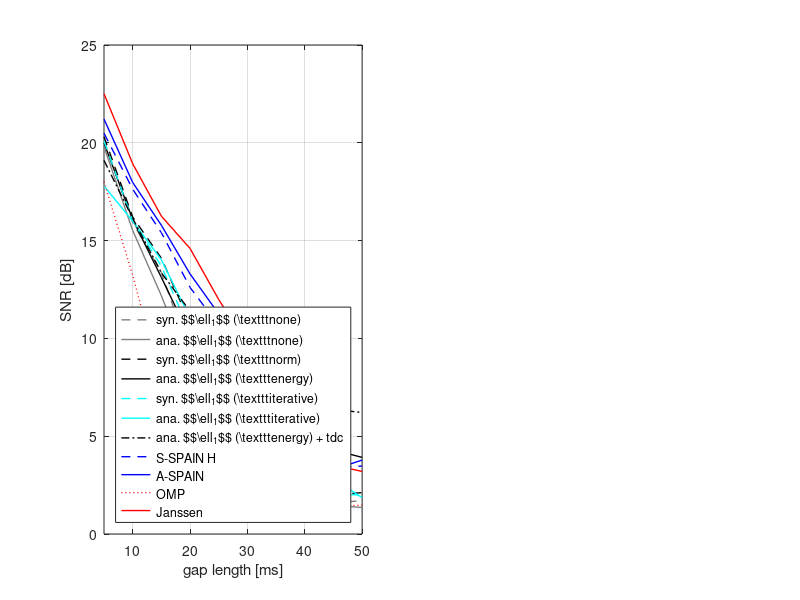

Here is the MATLAB script that generated this plot: (Note: this script raises an error after producing the figure.)
%%%%%%%%%%%%%%%%%%%%%%%%%%%%%%%%%%%%%%%%%%%%%%%%%%%%%%%%%%%%%%%%%%%%%%%%%%%
%                                                                         %
%                    plotting the average performance                     %
%                                                                         %
%%%%%%%%%%%%%%%%%%%%%%%%%%%%%%%%%%%%%%%%%%%%%%%%%%%%%%%%%%%%%%%%%%%%%%%%%%%

for offset = 1:2
    
    if offset == 1
        load('final_test_full');
    else
        load('final_test_half');
    end
    algos = {'syn. $$\ell_1$$ (\texttt{none})',...
             'ana. $$\ell_1$$ (\texttt{none})',...
             'syn. $$\ell_1$$ (\texttt{norm})',...
             'ana. $$\ell_1$$ (\texttt{energy})',...
             'syn. $$\ell_1$$ (\texttt{iterative})',...   
             'ana. $$\ell_1$$ (\texttt{iterative})',...
             'ana. $$\ell_1$$ (\texttt{energy}) + tdc',...
             'S-SPAIN H',...
             'A-SPAIN',...
             'OMP',...
             'Janssen'};

    gaps = 5:5:50;     
    figure

    %            DR        CP        wDR       wCP       reDR      reCP      wCPtdc      S-SPAIN   A-SPAIN,  OMP       Janssen
    colors  = [ .5 .5 .5; .5 .5 .5;  0  0  0;  0  0  0;  0  1  1;  0  1  1;  0  0  0;  0  0  1;  0  0  1;  1  0  0;  1  0  0 ];
    styles  = { '--',      '-',      '--',     '-',      '--',     '-',      '-.',     '--',     '-',      ':',     '-'     };
    markers = { 'none',    'none',   'none',   'none',   'none',   'none',   'none',   'none',   'none',   'none',   'none'  };
    widths  = [ 1,         1,        1,        1,        1,        1,        1,        1,        1,        1,        1       ];
    
    % which metrics to plot
    metrics_l = [ 1,... % SNR
                  0,... % fullSNR
                  1,... % PemoQ ODG
                  0,... % PemoQ PSM
                  0,... % PemoQ PSMt
                  0,... % PEAQ ODG
                  ];

    metrics = {'SNR [dB]','fullSNR [dB]','PemoQ ODG','PemoQ PSM','PemoQ PSMt','PEAQ ODG'};
              
    switch sum(metrics_l)
        case 1
            a = 1; b = 1;
        case 2
            a = 1; b = 2;
        case 3
            a = 1; b = 3;
        case 4
            a = 2; b = 2;
        case {5, 6}
            a = 2; b = 3;
    end           
    i = 0; % counter of the plots
    
    %% plotting the selected metrics
    for j = 1:6
        if metrics_l(j)
            i = i + 1;
            subplot(a,b,i)
            hold on
            for algo = 1:length(algos)

                % reading the data, computing mean values and plotting
                switch j
                    case 1
                        avg_per_algo = mean(SNRs(:,algo,:,:),1,'omitnan');
                        avg_per_algo_and_gap = mean(avg_per_algo,4);   
                        plot(gaps,avg_per_algo_and_gap(:),...
                            'color',colors(algo,:),...
                            'linestyle',styles{algo},...
                            'marker',markers{algo},...
                            'linewidth',widths(algo))
                    case 2
                        avg_per_algo = mean(fullSNRs(:,algo,:),1,'omitnan'); 
                    case 3
                        avg_per_algo = mean(PemoQ.ODGs(:,algo,:),1,'omitnan');
                    case 4
                        avg_per_algo = mean(PemoQ.PSMs(:,algo,:),1,'omitnan');
                    case 5
                        avg_per_algo = mean(PemoQ.PSMts(:,algo,:),1,'omitnan');
                    case 6
                        avg_per_algo = mean(PEAQ(:,algo,:),1,'omitnan');
                end                
                if j > 1
                   plot(gaps,avg_per_algo(:),...
                        'color',colors(algo,:),...
                        'linestyle',styles{algo},...
                        'marker',markers{algo},...
                        'linewidth',widths(algo))
                end
                
            end
            
            % legend and axes properties
            legend(algos,'location','southwest','numcolumns',1)
            xlabel('gap length [ms]')
            ylabel(metrics{j})
            xlim([5 50])
            grid on
            box on
            ax = gca;
            ax.XTick = 5:5:50;
            switch j
                case {1, 2}
                    ylim([0 18])
                    ax.YTick = 0:2:18;
                case {3, 6}
                    ylim([-4 0])
                case {4, 5}
                    ylim([0 1])
            end
            
        end
    end

    %% sgtitle
    if offset == 1
        sgtitle('Overall comparison of the methods with full offset');
    else
        sgtitle('Overall comparison of the methods with half offset');
    end
    
end

%%%%%%%%%%%%%%%%%%%%%%%%%%%%%%%%%%%%%%%%%%%%%%%%%%%%%%%%%%%%%%%%%%%%%%%%%%%
%                                                                         %
%                 plotting the performance for each signal                %
%                                                                         %
%%%%%%%%%%%%%%%%%%%%%%%%%%%%%%%%%%%%%%%%%%%%%%%%%%%%%%%%%%%%%%%%%%%%%%%%%%%

sigs = { 'a08_violin',...
         'a16_clarinet',...
         'a18_bassoon',...
         'a25_harp',...
         'a35_glockenspiel',...
         'a41_celesta',...
         'a42_accordion',...
         'a58_guitar_sarasate',...
         'a60_piano_schubert',...
         'a66_wind_ensemble_stravinsky' };

for offset = 1:2
    
    if offset == 1
        load('final_test_full');
    else
        load('final_test_half');
    end
    
    for metric = find(metrics_l)
        
        switch metric
            case 1
                data = SNRs;
            case 2
                data = fullSNRs;
            case 3
                data = PemoQ.ODGs;
            case 4
                data = PemoQ.PSMs;
            case 5
                data = PemoQ.PSMts;
            case 6
                data = PEAQ;
        end
        
        figure

        for signal = 1:10
            
            subplot(2,5,signal)
            hold on
            
            % reading the data, computing mean values if necessary and plotting
            if metric == 1
                plotdata = mean(data(signal,:,:,:),4,'omitnan');
            else
                plotdata = data(signal,:,:);
            end            
            for algo = 1:length(algos)
                plotvector = plotdata(:,algo,:);
                plot(gaps,plotvector(:),...
                    'color',colors(algo,:),...
                    'linestyle',styles{algo},...
                    'marker',markers{algo},...
                    'linewidth',widths(algo))
            end
            
            % legend and axes properties
            if signal == 10
                legend(algos,'position',[0 0.475 1 0.05],'orientation','horizontal')
            end
            %legend(algos,'location','south')
            xlabel('gap length [ms]')
            ylabel(metrics{metric})
            xlim([5 50])
            grid on
            box on
            ax = gca;
            ax.XTick = 5:5:50;
            switch metric
                case {1, 2}
                    ylim([0 24])
                    ax.YTick = 0:4:24;
                case {3, 6}
                    ylim([-4 0])
                case {4, 5}
                    ylim([0 1])
            end            
            title(sigs{signal},'interpreter','none')
            
        end
        
        %% sgtitle
        if offset == 1
            sgtitle('Comparison of the methods with full offset for each signal');
        else
            sgtitle('Comparison of the methods with half offset for each signal');
        end
    
    end
end